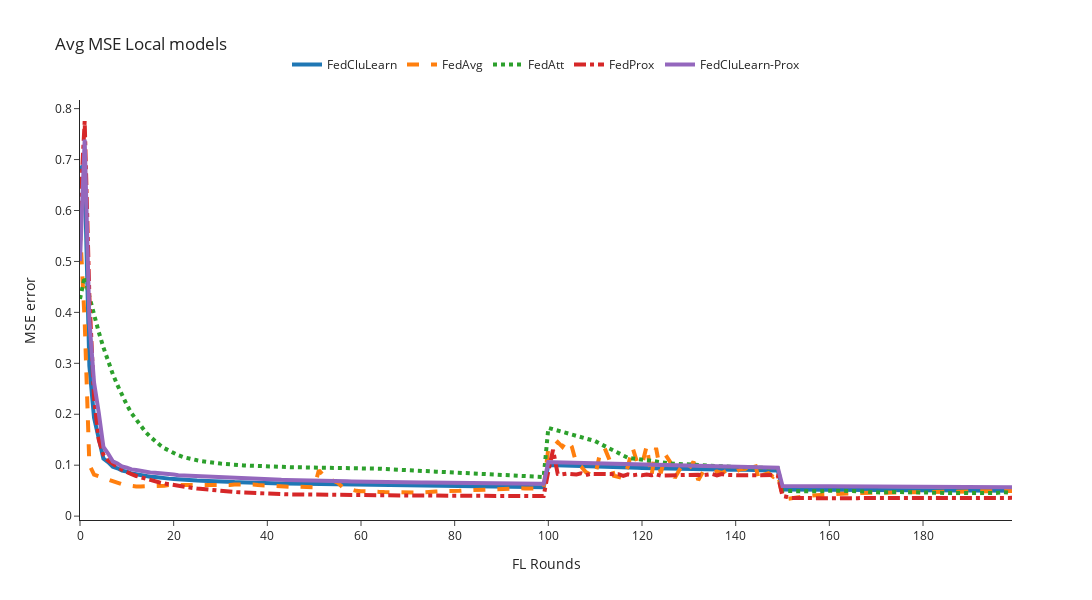

This figure's notebook cell:
### Code cell
mse_column = 'mse'
n_rounds, y = preprocessing_results(filenames=local_filenames, mse_column=mse_column)
plot_plotly(n_rounds, y, title='Avg MSE Local models', y_axis_title=f'{mse_column.upper()} error', y_axis_max=0.3)

### Figure 1 — Plotly figure (JSON) as saved in the notebook; plotly's stock layout.template omitted (floating-point values rounded to 4 significant figures; data arrays with more than 128 entries replaced by an {"elided": "..."} marker saying what was removed)
{"data": [{"line": {"dash": "solid", "width": 4}, "mode": "lines", "name": "FedCluLearn", "type": "scatter", "x": {"elided": "201 int values"}, "y": {"elided": "200 float values"}}, {"line": {"dash": "dash", "width": 4}, "mode": "lines", "name": "FedAvg", "type": "scatter", "x": {"elided": "201 int values"}, "y": {"elided": "200 float values"}}, {"line": {"dash": "dot", "width": 4}, "mode": "lines", "name": "FedAtt", "type": "scatter", "x": {"elided": "201 int values"}, "y": {"elided": "200 float values"}}, {"line": {"dash": "dashdot", "width": 4}, "mode": "lines", "name": "FedProx", "type": "scatter", "x": {"elided": "201 int values"}, "y": {"elided": "200 float values"}}, {"line": {"dash": "solid", "width": 4}, "mode": "lines", "name": "FedCluLearn-Prox", "type": "scatter", "x": {"elided": "201 int values"}, "y": {"elided": "200 float values"}}], "layout": {"height": 600, "legend": {"orientation": "h", "x": 0.5, "xanchor": "center", "y": 1.05, "yanchor": "bottom"}, "title": {"text": "Avg MSE Local models"}, "width": 1200, "xaxis": {"title": {"text": "FL Rounds"}}, "yaxis": {"title": {"text": "MSE error"}}}}
